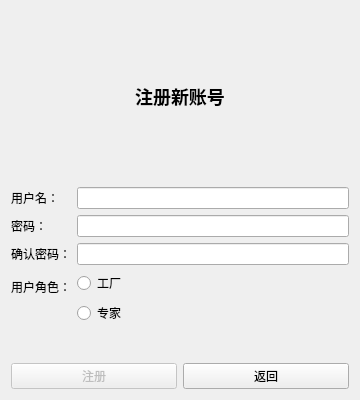
<?xml version="1.0" encoding="UTF-8"?>
<ui version="4.0">
 <class>Register</class>
 <widget class="QWidget" name="Register">
  <property name="geometry">
   <rect>
    <x>0</x>
    <y>0</y>
    <width>360</width>
    <height>400</height>
   </rect>
  </property>
  <property name="windowTitle">
   <string>用户注册</string>
  </property>
  <layout class="QVBoxLayout" name="verticalLayout">
   <item>
    <widget class="QLabel" name="labelTitle">
     <property name="text">
      <string>注册新账号</string>
     </property>
     <property name="alignment">
      <set>Qt::AlignCenter</set>
     </property>
     <property name="styleSheet">
      <string>font-weight:bold;font-size:18px;padding:12px;</string>
     </property>
    </widget>
   </item>
   <item>
    <layout class="QFormLayout" name="formLayout">
     <item row="0" column="0">
      <widget class="QLabel" name="labelUser">
       <property name="text">
        <string>用户名：</string>
       </property>
      </widget>
     </item>
     <item row="0" column="1">
      <widget class="QLineEdit" name="editUser"/>
     </item>
     <item row="1" column="0">
      <widget class="QLabel" name="labelPwd">
       <property name="text">
        <string>密码：</string>
       </property>
      </widget>
     </item>
     <item row="1" column="1">
      <widget class="QLineEdit" name="editPwd">
       <property name="echoMode">
        <enum>QLineEdit::Password</enum>
       </property>
      </widget>
     </item>
     <item row="2" column="0">
      <widget class="QLabel" name="labelPwdConfirm">
       <property name="text">
        <string>确认密码：</string>
       </property>
      </widget>
     </item>
     <item row="2" column="1">
      <widget class="QLineEdit" name="editPwdConfirm">
       <property name="echoMode">
        <enum>QLineEdit::Password</enum>
       </property>
      </widget>
     </item>
     <item row="3" column="0">
      <widget class="QLabel" name="labelRole">
       <property name="text">
        <string>用户角色：</string>
       </property>
      </widget>
     </item>
     <item row="3" column="1">
      <layout class="QVBoxLayout" name="roleLayout">
       <item>
        <widget class="QRadioButton" name="radioFactory">
         <property name="text">
          <string>工厂</string>
         </property>
        </widget>
       </item>
       <item>
        <widget class="QRadioButton" name="radioExpert">
         <property name="text">
          <string>专家</string>
         </property>
        </widget>
       </item>
      </layout>
     </item>
    </layout>
   </item>
   <item>
    <layout class="QHBoxLayout" name="horizontalLayout">
     <item>
      <widget class="QPushButton" name="btnSubmit">
       <property name="text">
        <string>注册</string>
       </property>
       <property name="enabled">
        <bool>false</bool>
       </property>
      </widget>
     </item>
     <item>
      <widget class="QPushButton" name="btnBack">
       <property name="text">
        <string>返回</string>
       </property>
      </widget>
     </item>
    </layout>
   </item>
  </layout>
 </widget>
 <resources/>
 <connections/>
</ui>
